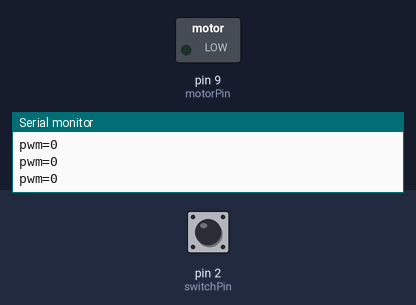
Bench run of a sketch on a simulated Arduino Uno, built with avr-gcc and run on an emulated ATmega328P. Shown: switched loads named in the sketch (green lamp = pin HIGH), the last lines printed to the serial monitor. The inputs (shaded band) are chosen by the test bench; at power-on: pin 2 (switchPin) LOW.

Above: at 1.2 s.
1.3 s: pin 2 (switchPin) pulled HIGH for 1 s
At 1.77 s:
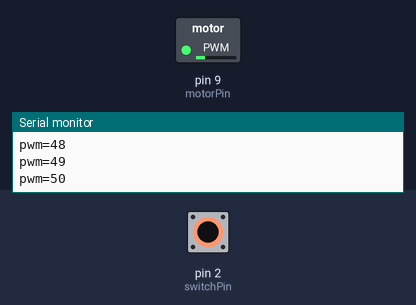
3.8 s: pin 2 (switchPin) pulled HIGH for 3.2 s
At 4.88 s:
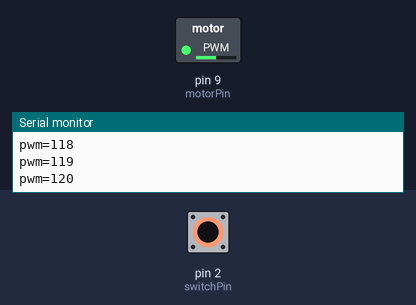
At 5.5 s:
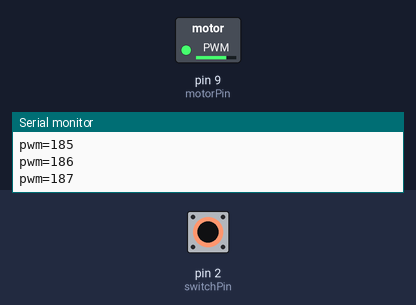
Timing chart, 0 to 8.5 s (numbered marks = the images above; inputs shaded):
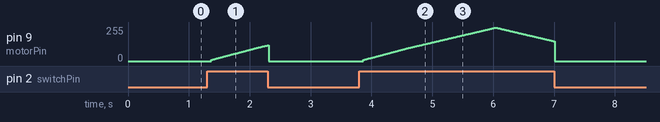

Measured:
- after the input at 1.3 s, pin 9 (motorPin): rises from 0/255 to 118/255 in 0.93 s, then falls to 0/255 in 0.02 s
- after the input at 3.8 s, pin 9 (motorPin): rises from 0/255 to 251/255 in 2.2 s, then falls to 0/255 in 0.97 s

The sketch:

loop_with_switch.ino
```cpp
const int switchPin = 2;
const int motorPin = 9;
int swithState = 0;
int pwm = 0;
bool up = true;

void setup() {
  pinMode(motorPin, OUTPUT);
  pinMode(switchPin, INPUT);
  Serial.begin(9600);
}

void loop() {
  swithState = digitalRead(switchPin);
  if (swithState == HIGH) {
    if (pwm > 250) {
      up = false;
    } else if (pwm < 10) {
      up = true;
    }

    if (up) {
      pwm = pwm + 1;
    } else {
      pwm = pwm - 1;
    }
    // digitalWrite(motorPin, HIGH);

  } else {
    // digitalWrite(motorPin, LOW);
    pwm = 0;
  }
  Serial.print("pwm=");
  Serial.println(pwm);
  analogWrite(motorPin, pwm);
}
```
